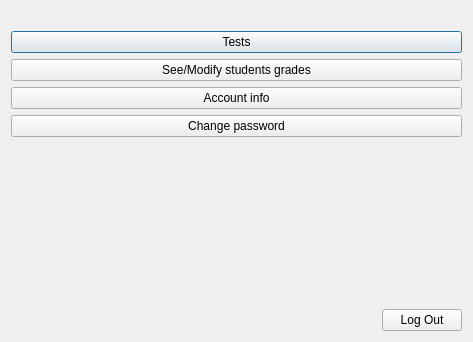
<?xml version="1.0" encoding="UTF-8"?>
<ui version="4.0">
 <class>ProfMainDialog</class>
 <widget class="QDialog" name="ProfMainDialog">
  <property name="geometry">
   <rect>
    <x>0</x>
    <y>0</y>
    <width>473</width>
    <height>342</height>
   </rect>
  </property>
  <property name="windowTitle">
   <string>Dialog</string>
  </property>
  <layout class="QVBoxLayout" name="verticalLayout">
   <item>
    <widget class="QLabel" name="WelcomeLabel">
     <property name="styleSheet">
      <string notr="true">font: 14pt &quot;Times New Roman&quot;;</string>
     </property>
     <property name="text">
      <string/>
     </property>
    </widget>
   </item>
   <item>
    <widget class="QPushButton" name="TestListButton">
     <property name="text">
      <string>Tests</string>
     </property>
    </widget>
   </item>
   <item>
    <widget class="QPushButton" name="testResultsButton">
     <property name="text">
      <string>See/Modify students grades</string>
     </property>
    </widget>
   </item>
   <item>
    <widget class="QPushButton" name="accountInfo">
     <property name="text">
      <string>Account info</string>
     </property>
    </widget>
   </item>
   <item>
    <widget class="QPushButton" name="changePasswordButton">
     <property name="text">
      <string>Change password</string>
     </property>
    </widget>
   </item>
   <item>
    <spacer name="verticalSpacer">
     <property name="orientation">
      <enum>Qt::Vertical</enum>
     </property>
     <property name="sizeHint" stdset="0">
      <size>
       <width>20</width>
       <height>40</height>
      </size>
     </property>
    </spacer>
   </item>
   <item alignment="Qt::AlignRight">
    <widget class="QPushButton" name="logOutButton">
     <property name="text">
      <string>Log Out</string>
     </property>
    </widget>
   </item>
  </layout>
 </widget>
 <resources/>
 <connections/>
</ui>
